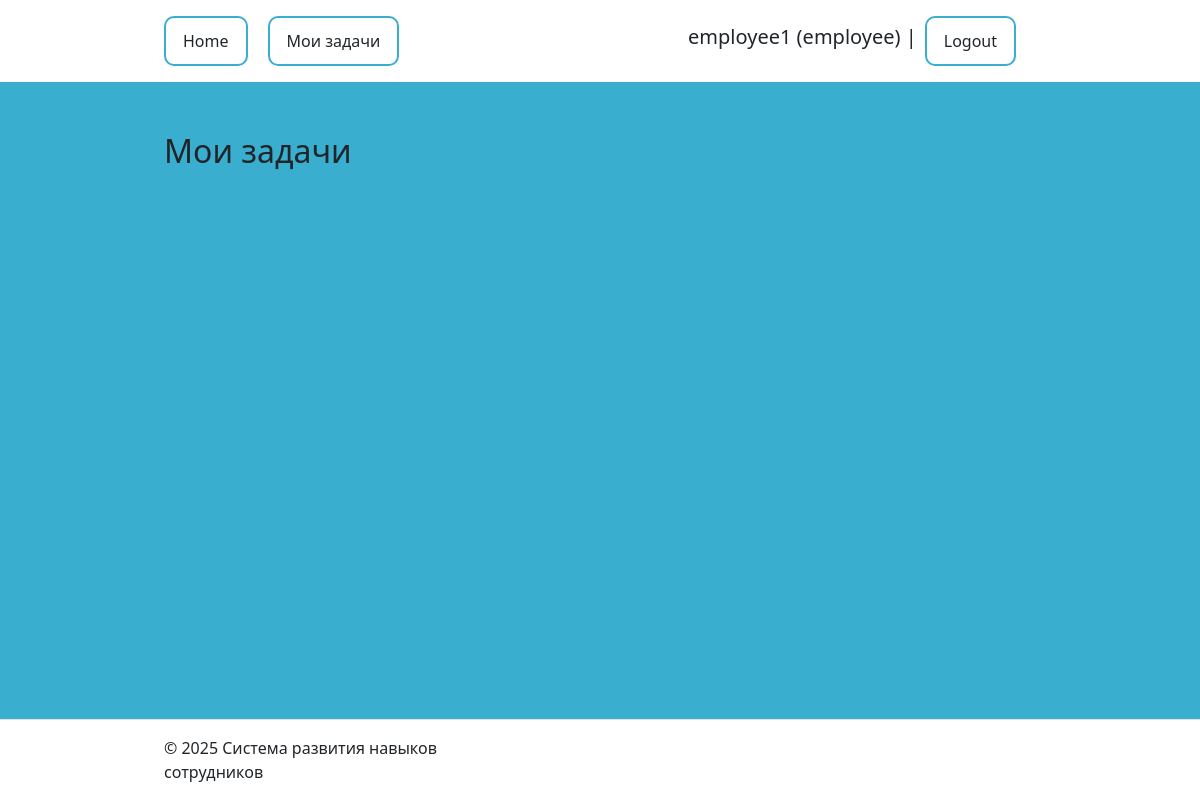
The page /tasks/ (signed in) on the database as committed earlier.
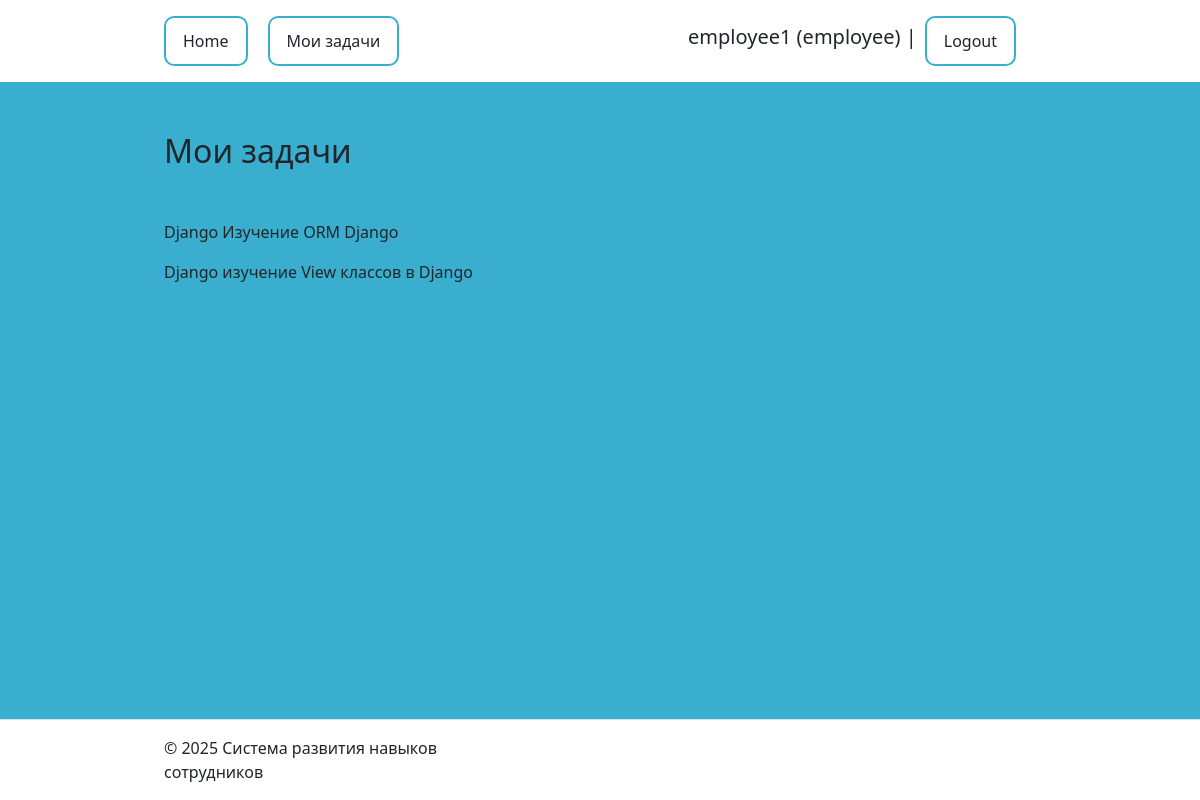
The same page on the database as committed later.
### users/models.py (models this page shows)
class User(AbstractUser):
    ROLE_CHOICES = [
        ('director', 'Director'),
        ('employee', 'Employee'),
    ]
    role = models.CharField(choices=ROLE_CHOICES, default='director')
    def __str__(self):
        return f"{self.username} ({self.role})"

### skilltracker/models.py (models this page shows)
class Tasks(models.Model):
    status_choice = [
        ('new', 'Новая'),
        ('in_progress', 'В работе'),
        ('completed', 'Завершена')
    ]
    title = models.CharField(max_length=80)
    description = models.TextField(max_length=250)
    deadline = models.DateTimeField(verbose_name="Срок выполнения")
    status = models.CharField(default='new', choices=status_choice)
    progress = models.IntegerField(default=0, validators=
            [MinValueValidator(0), MaxValueValidator(100)])
    created_at = models.DateTimeField(auto_now_add=True)
    employee = models.ForeignKey(get_user_model(), on_delete=models.PROTECT, null=True,
                                 limit_choices_to={'role': 'employee'})

### skilltracker/views.py (the view)
# urls.py: path('tasks/', Employee_Tasks.as_view(), name = 'tasks'),
class Employee_Tasks(ListView):
    template_name = 'skilltracker/tasks.html'
    extra_context = {'title': "Мои задачи"}
    context_object_name = 'tasks'
    def get_queryset(self):
        return Tasks.objects.filter(employee = self.request.user)

### skilltracker/templates/skilltracker/tasks.html
{% extends 'individual_development_plans/base.html' %}
{% load static %}
{% block content %}
    <h2 class="title">
        {{ title }}
    </h2>
    {% for task in tasks %}
    <p>
        {{task.title}}
        {{task.description}}
    {% endfor %}
    </p>
{% endblock %}html>

### templates/individual_development_plans/base.html (shortened to what this page needs)
{% load static %}
<!DOCTYPE html>
<html lang="en">
<head>
    <link href="https://cdn.jsdelivr.net/npm/bootstrap@5.3.0/dist/css/bootstrap.min.css" rel="stylesheet">
    <link type="text/css" href="{% static 'individual_development_plans/css/base.css' %}" rel="stylesheet" />
</head>
<body>
<header class="d-flex align-items-center justify-content-between py-3">
    <ul class="nav">
        <li class="nav-item">
            <a href="{% url 'main' %}" class="btn">Home</a>
        </li>
        {% if user.is_authenticated %}
            {% if user.role == 'employee' %}
            <li class="nav-item">
            <a href="{% url 'tasks' %}" class="btn">Мои задачи</a>
            </li>
        {% endif %}
        {% endif %}
    </ul>
    <ul class="nav align-items-center">
        {% if user.is_authenticated %}
           <h5 class="d-inline-block pe-2"> {{user}} |</h5>
        <li class="nav-item">
        <form method="post" action="{% url 'users:logout' %}">
            <button type="submit" class="btn">Logout</button>
            </form>
            </li>
        {% endif %}
    </ul>
</header>
<main>
        {% block content %}{% endblock %}
</main>
<div class = "footer d-flex flex-wrap justify-content-between align-items-center py-3 border-top">
    <div class="col-md-4 d-flex align-items-center">&copy; 2025 Система развития навыков сотрудников
    </div>
</div>
</body>
</html>

### static/individual_development_plans/css/base.css (style rules this page uses)
body { background-color: #39AECF; display: flex; flex-direction: column; min-height: 100vh; }
header { background-color: white; margin-bottom: 50px; padding-left: 10.25rem; padding-right: 10.25rem; }
header > ul > li { border: 2px solid #39AECF; padding: 4px; border-radius: 10px; margin-right: 20px; }
.footer { background-color: white; padding-left: 10.25rem; padding-right: 10.25rem; position: fixed; right: 0; left: 0; bottom: 0; }
main { padding-left: 10.25rem; padding-right: 10.25rem; margin-bottom: 150px; }
.title { margin-bottom: 50px; }

Rows that differ between the two databases and show on the page:
added Tasks: title "Django", description "Изучение ORM Django"
added Tasks: title "Django", description "изучение View классов в Django"
